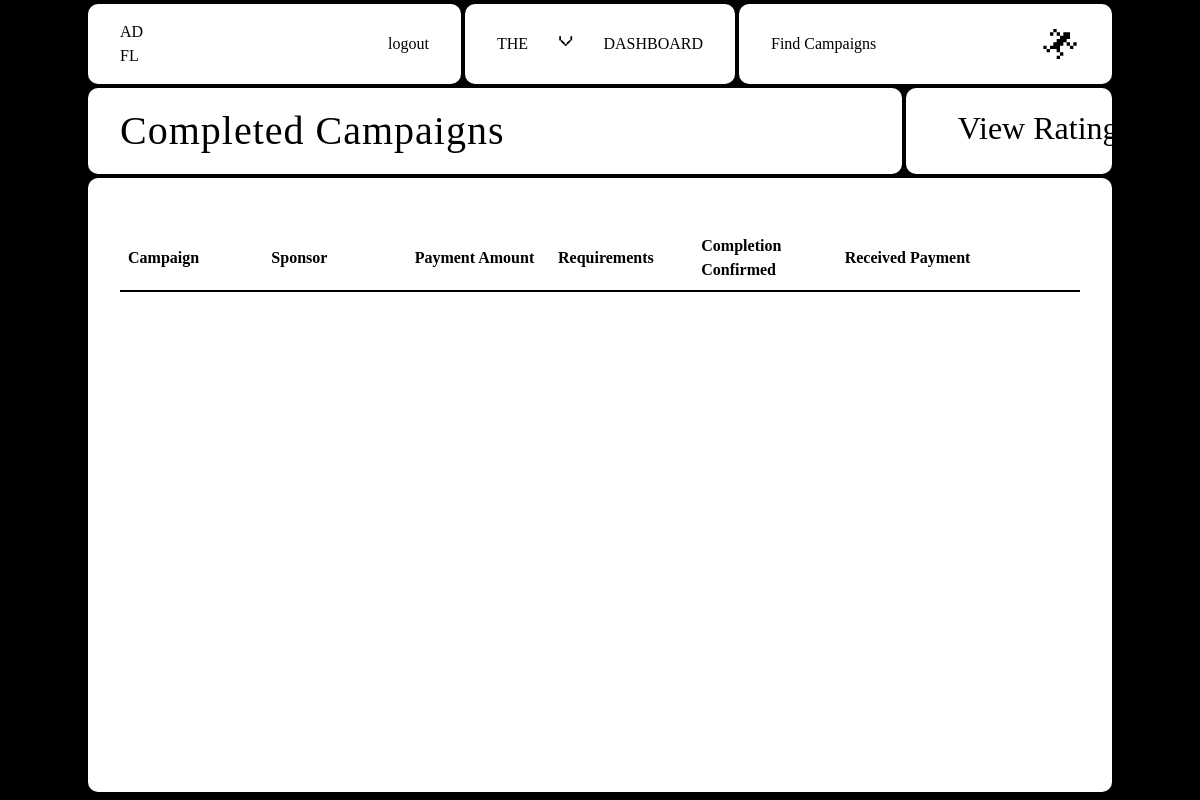
Before: /influencer/view_completed_requests (signed in) with the older database file.
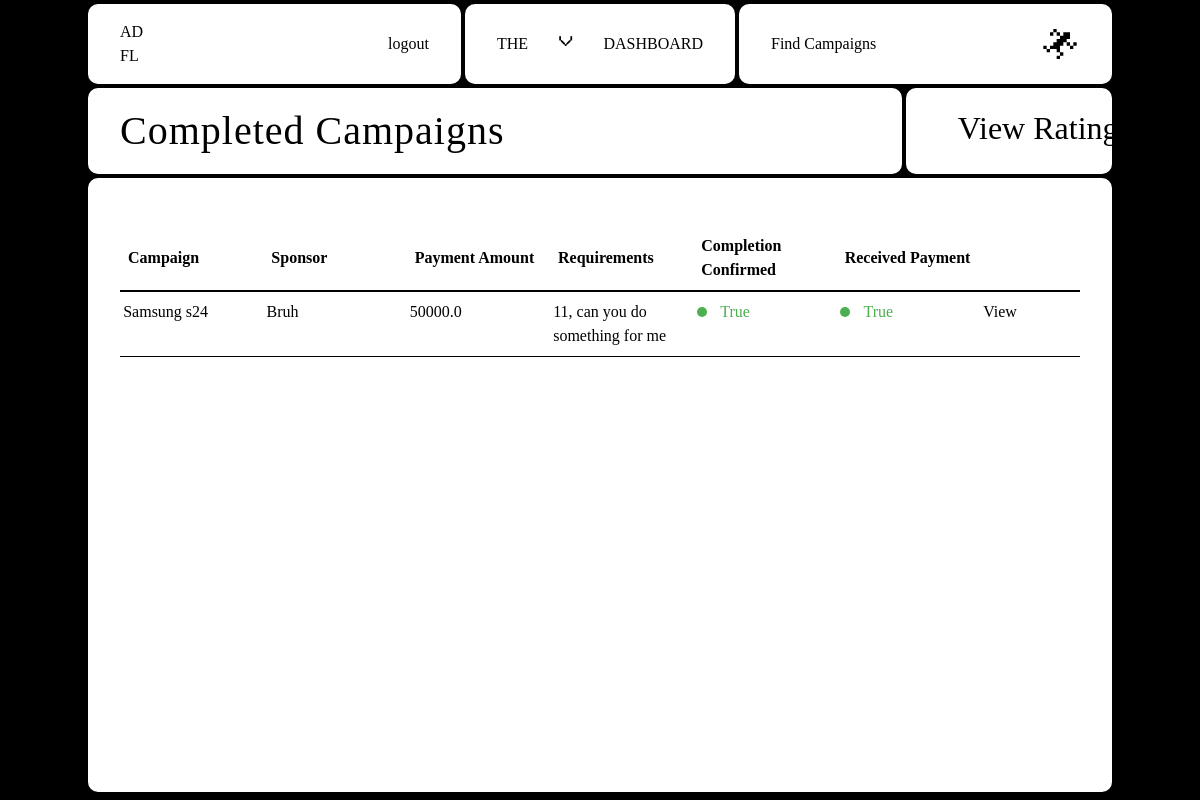
After: the same page with the newer database file.
### Adfluence/models.py (models this page shows)
class Campaign(db.Model):
    __tablename__ = "campaign"
    id = db.Column(db.Integer, primary_key=True)
    name = db.Column(db.String(140), nullable=False)
    description = db.Column(db.Text, nullable=False)
    start_date = db.Column(db.Date, nullable=False)
    end_date = db.Column(db.Date, nullable=False)
    budget = db.Column(db.Integer, nullable=False)
    visibility = db.Column(db.String(10), nullable=False)  # 'public' or 'private'
    goals = db.Column(db.Text, nullable=False)
    niche = db.Column(db.String(100), nullable=False)
    status = db.Column(db.String(100), nullable=False, default="Incomplete")
    flagged = db.Column(db.Boolean, default=False)
    user_id = db.Column(db.Integer, db.ForeignKey("user.id"), nullable=False)
    ad_requests = db.relationship(
        "AdRequest", backref="campaign", cascade="all, delete-orphan"
    )
    campaign_requests = db.relationship(
        "campaignRequest", backref="campaign", cascade="all, delete-orphan"
    )

class User(db.Model, UserMixin):
    id = db.Column(db.Integer, primary_key=True)
    email = db.Column(db.String(150), unique=True)
    password = db.Column(db.String(150))
    name = db.Column(db.String(150))
    role = db.Column(db.String(20), nullable=True)
    niche = db.Column(db.String(100), nullable=True)
    flagged = db.Column(db.Boolean, default=False)
    influencers = relationship("Influencer", backref="user", lazy=True)
    campaigns = relationship("Campaign", backref="user", cascade="all, delete-orphan")
    transactions = relationship(
        "Transaction", backref="user", cascade="all,delete-orphan"
    )
    ratings = relationship("Rating", backref="user", cascade="all, delete-orphan")

class AdRequest(db.Model):
    id = db.Column(db.Integer, primary_key=True)
    campaign_id = db.Column(db.Integer, db.ForeignKey("campaign.id"), nullable=False)
    influencer_id = db.Column(db.Integer, db.ForeignKey("influencer.id"))
    messages = db.Column(db.Text)
    requirements = db.Column(db.Text, nullable=False)
    payment_amount = db.Column(db.Float, nullable=False)
    status = db.Column(db.String(20), nullable=False, default="Pending")
    completed = db.Column(db.Boolean, default=False)
    completion_confirmed = db.Column(db.Boolean, default=False)
    payment_done = db.Column(db.Boolean, default=False)
    rating_done = db.Column(db.Boolean, default=False)

### Adfluence/influencer.py (the view, shortened to what this page needs)
@influencer.route("/view_completed_requests", methods=["GET"])
@role_required("Influencer")
@login_required
def view_completed_requests():
    influencers = current_user.influencers
    influencer = influencers[0] if influencers else None
    ad_requests = AdRequest.query.filter_by(
        influencer_id=influencer.id, completed=True
    ).all()
    print(ad_requests)
    ad_requests_with_details = []
    for ad_request in ad_requests:
        campaign = Campaign.query.get(ad_request.campaign_id)
        user = User.query.get(campaign.user_id)
        ad_requests_with_details.append(
            {
                "request": ad_request,
                "campaign_name": campaign.name,
                "user_name": user.name,
                "request_type": "Received",
            }
        )
    campaign_requests = campaignRequest.query.filter_by(
        influencer_id=influencer.id, completed=True
    ).all()
    campaign_requests_with_details = []
    return render_template(
        "Influencer/view_completed_requests.html",
        user=current_user,
        influencer=influencer,
        ad_requests=ad_requests_with_details,
        campaign_requests=campaign_requests_with_details,
    )

### Adfluence/auth.py (called while the page is built)
def role_required(role):
    def decorator(f):
        @wraps(f)
        def decorated_function(*args, **kwargs):
            if current_user.role != role:
                abort(403)
            return f(*args, **kwargs)
        return decorated_function
    return decorator

### Adfluence/templates/Influencer/view_completed_requests.html (shortened to what this page needs)
{% extends "base.html" %} {% block head %}
<link
  rel="stylesheet"
  href="{{ url_for('static', filename='src/influencer_css/completed_requests.css') }}"
/>
{% endblock %} {% block content %}
<div class="container">
  <nav>
    <div class="nav-1">
      <a href="{{ url_for('influencer.dashboard') }}" class="logo view">
        AD <br />
        FL
      </a>
      <a href="{{ url_for('views.logout') }}" class="view">logout</a>
    </div>
    <div class="nav-2">
      <p class="menu-button">the</p>
      <p class="x">v</p>
      <p class="menu-button">dashboard</p>
    </div>
    <div class="nav-3">
      <a href="{{ url_for('influencer.viewCampaigns') }}" class="view"
        >Find Campaigns</a
      >
      <p>
      </p>
    </div>
  </nav>
  <div class="content-wrapper">
    <div class="header-wrapper">
      <div class="header-1">
        <h1>Completed Campaigns</h1>
      </div>
      <div class="header-2">
        <div class="marquee">
          <span>
            <a href="{{ url_for('influencer.view_ratings')}}">
              View Ratings &nbsp; &nbsp; View Ratings &nbsp; View Ratings &nbsp;
              View Ratings &nbsp; View Ratings &nbsp; View Ratings &nbsp; View
              Ratings &nbsp; View Ratings &nbsp;
            </a>
          </span>
        </div>
      </div>
    </div>
    <div class="table-wrapper">
      <table class="first-table">
        <thead>
          <tr>
            <th>Campaign</th>
            <th>Sponsor</th>
            <th>Payment Amount</th>
            <th>Requirements</th>
            <th>Completion Confirmed</th>
            <th>Received Payment</th>
            <th class="link"></th>
          </tr>
        </thead>
        <tbody>
          {% for request in ad_requests + campaign_requests %} {% if
          request.request.completed == True %}
          <tr>
            <td>{{ request.campaign_name }}</td>
            <td>{{ request.user_name }}</td>
            <td>{{ request.request.payment_amount }}</td>
            <td>{{ request.request.requirements }}</td>
            <td
              class="{% if request.request.completion_confirmed == True %} status-accepted {% elif request.request.completion_confirmed == False %} status-rejected {% endif %}"
            >
              {{request.request.completion_confirmed}}
            </td>
            <td
              class="{% if request.request.payment_done == True %} status-accepted {% elif request.request.payment_done == False %} status-rejected {% endif %}"
            >
              {{ request.request.payment_done }}
            </td>
            <td>
              <a
                class="link view"
                href="{{ url_for('influencer.viewRequest', ad_request_id=request.request.id)}}"
                >View</a
              >
            </td>
            {% endif %} {% endfor %}
          </tr>
        </tbody>
      </table>
    </div>
  </div>
</div>
{% endblock %}

### Adfluence/templates/base.html (shortened to what this page needs)
<!DOCTYPE html>
<html>
  <head>
    <link
      rel="stylesheet"
      href="{{ url_for('static', filename='css/main.css') }}"
    />
    <link
      rel="stylesheet"
      href="{{ url_for('static', filename='src/input.css') }}"
    />
    {% block head %}{% endblock %}
  </head>
  <body>
    {% block content %} {% endblock %}
  </body>
</html>

### Adfluence/static/css/main.css (style rules this page uses)
html, :host { line-height: 1.5; -webkit-text-size-adjust: 100%; -moz-tab-size: 4; -o-tab-size: 4; tab-size: 4; font-family: ui-sans-serif, system-ui, sans-serif, "Apple Color Emoji", "Segoe UI Emoji", "Segoe UI Symbol", "Noto Color Emoji"; font-feature-settings: normal; font-variation-settings: normal; -webkit-tap-highlight-color: transparent; }
body { margin: 0; line-height: inherit; }
h1, h2, h3, h4, h5, h6 { font-size: inherit; font-weight: inherit; }
a { color: inherit; text-decoration: inherit; }
table { text-indent: 0; border-color: inherit; border-collapse: collapse; }
blockquote, dl, dd, h1, h2, h3, h4, h5, h6, hr, figure, p, pre { margin: 0; }
img, svg, video, canvas, audio, iframe, embed, object { display: block; vertical-align: middle; }
.container { width: 100%; }
@media (min-width: 640px) { .container { max-width: 640px; } }
@media (min-width: 768px) { .container { max-width: 768px; } }
@media (min-width: 1024px) { .container { max-width: 1024px; } }
* { margin: 0; padding: 0; }
.container { margin: 0 auto; }

### Adfluence/static/src/input.css (style rules this page uses)
* { margin: 0; padding: 0; }
.container { margin: 0 auto; }

### Adfluence/static/src/influencer_css/completed_requests.css (style rules this page uses)
* { margin: 0; padding: 0; box-sizing: border-box; }
html, body { width: 100vw; height: 100%; background-color: #000; font-family: "Arame"; overflow: hidden; }
p { text-transform: uppercase; }
.x { font-family: sk; margin-top: -10px; font-size: 14px; }
.container { width: 100%; height: 100vh; display: flex; flex-direction: column; gap: 0.25em; }
nav { width: 100%; flex: 1; display: flex; gap: 0.25em; padding: 0.25em 0 0 0; background-color: #000; }
nav > div { display: flex; justify-content: space-between; align-items: center; padding: 1em 2em; background: #fff; color: #000; border-radius: 10px; }
.nav-1 { flex: 3; }
.nav-2 { flex: 2; }
.view { cursor: pointer; transition: all 0.2s ease-out; font-family: "Arame"; }
.nav-3 { flex: 3; }
.content-wrapper { flex: 12; width: 100%; height: 100%; display: flex; flex-direction: column; padding: 0 0 0.5em 0; background-color: #000; gap: 0.25em; overflow: hidden; }
.header-wrapper { display: flex; gap: 0.25em; }
.header-1 { flex: 8; background-color: #fff; color: #000; border-radius: 10px; text-align: left; padding: 0.8em 2em; }
.header-1 h1 { font-family: up; font-size: 40px; font-weight: normal; letter-spacing: 1px; }
.header-2 { flex: 2.2; background-color: #fff; border-radius: 10px; display: flex; justify-content: center; position: relative; transition: all 0.2s ease-out; }
.marquee { width: 100%; position: absolute; padding: 1em 0; overflow: hidden; z-index: 3; display: flex; align-items: center; white-space: nowrap; margin: 0 auto; bottom: 6px; }
.marquee span { font-family: up; font-size: 32px; transform: translateX(52px); transition: transform 0.5s ease-in-out; cursor: pointer; }
.marquee a { text-decoration: none; color: inherit; }
.table-wrapper { width: 100%; height: 100vh; overflow-x: auto; overflow-y: auto; display: flex; justify-content: center; border-radius: 10px; background: #fff; padding: 3em 2em; }
.first-table { width: 100%; border-collapse: collapse; table-layout: fixed; height: fit-content; }
.first-table th { position: sticky; top: 0; z-index: 1; background-color: #fff; padding: 0.5em 0.5em; border-bottom: 2px solid #000; text-align: left; font-size: 16px; }
.first-table td { padding: 0.5em 0.2em; border-bottom: 1px solid #000; text-align: left; vertical-align: top; word-wrap: break-word; white-space: normal; font-size: 16px; }
.link { width: 100px; }
.first-table td.status-pending::before, .first-table td.status-accepted::before, .first-table td.status-rejected::before { content: ""; display: inline-block; width: 10px; height: 10px; border-radius: 50%; margin-right: 10px; }
.first-table td.status-accepted::before { background-color: #4caf50; }
.status-accepted { color: #4caf50; font-size: 16px; }

Changed rows visible on the page:
added Campaign: campaign_name "Samsung s24"
added User: user_name "Bruh"
added AdRequest: request.payment_amount "50000.0", request.requirements "11, can you do something for me", request.completion_confirmed "True", request.payment_done "True"
Other visible differences:
new list line: "View"
